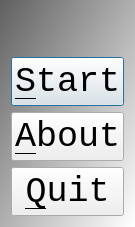
<?xml version="1.0" encoding="UTF-8"?>
<ui version="4.0">
 <class>QtSitemapGeneratorMenuDialog</class>
 <widget class="QDialog" name="QtSitemapGeneratorMenuDialog">
  <property name="geometry">
   <rect>
    <x>0</x>
    <y>0</y>
    <width>129</width>
    <height>179</height>
   </rect>
  </property>
  <property name="font">
   <font>
    <family>Courier New</family>
    <pointsize>26</pointsize>
   </font>
  </property>
  <property name="windowTitle">
   <string>SitemapGenerator</string>
  </property>
  <property name="windowIcon">
   <iconset resource="ToolRichelbilderbeekNlSitemapGenerator.qrc">
    <normaloff>:/images/PicSitemap14x14.png</normaloff>:/images/PicSitemap14x14.png</iconset>
  </property>
  <property name="styleSheet">
   <string notr="true">QDialog { 
background-color: qlineargradient(x1: 0, y1: 0, x2: 1, y2: 1, stop: 0  #606060, stop: 1 #ffffff);
}

QLabel { font: 32px, &quot;Courier&quot; }
QPushButton { font: 32px, &quot;Courier&quot; }</string>
  </property>
  <layout class="QVBoxLayout" name="verticalLayout">
   <item>
    <widget class="QWidget" name="widget" native="true">
     <layout class="QHBoxLayout" name="horizontalLayout">
      <property name="spacing">
       <number>0</number>
      </property>
      <property name="leftMargin">
       <number>0</number>
      </property>
      <property name="topMargin">
       <number>0</number>
      </property>
      <property name="rightMargin">
       <number>0</number>
      </property>
      <property name="bottomMargin">
       <number>0</number>
      </property>
      <item>
       <widget class="QLabel" name="label">
        <property name="text">
         <string/>
        </property>
        <property name="pixmap">
         <pixmap resource="ToolRichelbilderbeekNlSitemapGenerator.qrc">:/images/PicR14x14.png</pixmap>
        </property>
        <property name="alignment">
         <set>Qt::AlignRight|Qt::AlignTrailing|Qt::AlignVCenter</set>
        </property>
       </widget>
      </item>
      <item>
       <widget class="QLabel" name="label_2">
        <property name="sizePolicy">
         <sizepolicy hsizetype="Maximum" vsizetype="Preferred">
          <horstretch>0</horstretch>
          <verstretch>0</verstretch>
         </sizepolicy>
        </property>
        <property name="text">
         <string/>
        </property>
        <property name="pixmap">
         <pixmap resource="ToolRichelbilderbeekNlSitemapGenerator.qrc">:/images/PicTo14x14.png</pixmap>
        </property>
        <property name="alignment">
         <set>Qt::AlignCenter</set>
        </property>
       </widget>
      </item>
      <item>
       <widget class="QLabel" name="label_3">
        <property name="text">
         <string/>
        </property>
        <property name="pixmap">
         <pixmap resource="ToolRichelbilderbeekNlSitemapGenerator.qrc">:/images/PicSitemap14x14.png</pixmap>
        </property>
       </widget>
      </item>
     </layout>
    </widget>
   </item>
   <item>
    <widget class="QPushButton" name="button_start">
     <property name="text">
      <string>&amp;Start</string>
     </property>
    </widget>
   </item>
   <item>
    <widget class="QPushButton" name="button_about">
     <property name="text">
      <string>&amp;About</string>
     </property>
    </widget>
   </item>
   <item>
    <widget class="QPushButton" name="button_quit">
     <property name="text">
      <string>&amp;Quit</string>
     </property>
    </widget>
   </item>
  </layout>
 </widget>
 <resources>
  <include location="ToolRichelbilderbeekNlSitemapGenerator.qrc"/>
 </resources>
 <connections/>
</ui>
